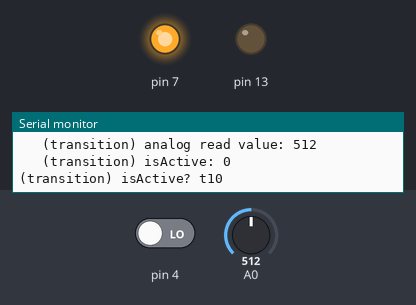
Recording of a sketch running on a simulated Arduino Uno, built with avr-gcc and run on an emulated ATmega328P. On the bench: output pins drawn as LEDs (lit = HIGH), the last lines printed to the serial monitor. The inputs (shaded band) are chosen by the test bench; at power-on: pin 4 LOW, A0 = 512.

Above: at 1.3 s.
1.4 s: pin 4 driven HIGH
At 2.46 s:
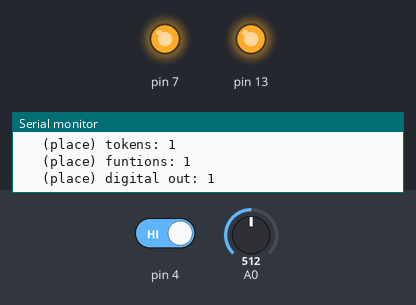
At 3.2 s:
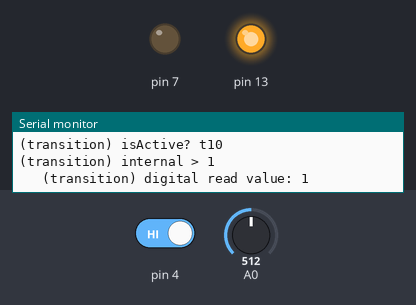
4.0 s: A0 set to 108
7.7 s: A0 set to 93
11.4 s: pin 4 driven LOW
At 11.82 s:
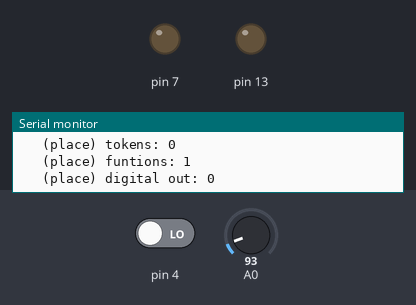
Timing chart, 0 to 14.4 s (numbered marks = the images above; inputs shaded):
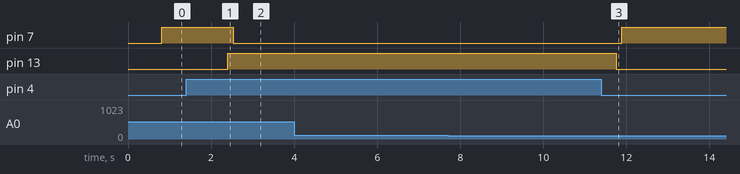

The sketch:

ArduinoPetriNet.ino
```cpp
#include <Servo.h>

#include "Helper.h"
#include "Place.h"
#include "Transition.h"

// ====== places ======
Place *place0;
Place *place1;
Place **allPlaces;
int allPlacesCount;

// ====== transitions ======
Transition *transition01;
Transition *transition10;
Transition **allTransitions;
int allTransitionsCount;


void setup()
{
  Serial.begin(9600);

  // ====== general ======
  allPlacesCount = 2;
  allPlaces = (Place**) malloc(allPlacesCount*sizeof(Place*));

  allTransitionsCount = 2;
  allTransitions = (Transition**) malloc(allTransitionsCount*sizeof(Transition*));


  // ====== places ======
  //0.
  place0 = new Place("place0", 13, digitalOut);
  place0->setCapacity(10);
  place0->setTokens(1);
  allPlaces[0] = place0;

  //1.
  place1 = new Place("place1", 7, digitalOut);
  place1->setCapacity(10);
  place1->setTokens(0);
  allPlaces[1] = place1;


  // ====== transitions ======
  // 0.
  Place **inPlacesT01 = (Place**) malloc(10*sizeof(Place*));
  inPlacesT01[0] = place0;

  Place **outPlacesT01 = (Place**) malloc(10*sizeof(Place*));
  outPlacesT01[0] = place1;

  transition01 = new Transition("t01", 0, analogIn, inPlacesT01, 1, outPlacesT01, 1);
  transition01->setAnalogTreshold(80);
  //transition01->setAnalogTresholdRange(80, 150);
  allTransitions[0] = transition01;

  // 1.
  Place **inPlacesT10 = (Place**) malloc(3*sizeof(Place*));
  inPlacesT10[0] = place1;

  Place **outPlacesT10 = (Place**) malloc(3*sizeof(Place*));
  outPlacesT10[0] = place0;

  transition10 = new Transition("t10", 4, digitalIn, inPlacesT10, 1, outPlacesT10, 1);
  allTransitions[1] = transition10;
}

void loop()
{
  for (int i = 0; i < allTransitionsCount; i++) {
    if (allTransitions[i]->isActive()) {     // todo: more facny logic
      allTransitions[i]->fire();
    }
  }

  for (int i = 0; i < allPlacesCount; i++) {
    allPlaces[i]->apply();
  }

  Serial.println("=================================================");
  delay(300);
}
```

Helper.cpp
```cpp
log(int enabled, char *str1, char *str2) {
  if (enabled) {
    Serial.print(str1); Serial.println(str2);
  }
}
```

Helper.h
```cpp
#ifndef Helper_h
#define Helper_h

#include "Arduino.h"

enum FunctionType {
  digitalIn, digitalOut, analogIn, analogOut, servo
};


#endif
```

Place.cpp
```cpp
#include "Arduino.h"
#include "Place.h"


Place::Place(char* _id)
{
  id = _id;
  extended = 0;
  tokens = 0;

  capacity = 100000;
}

Place::Place(char* _id, int _pin, FunctionType _functionType)
{
  id = _id;
  pin = _pin;
  functionType = _functionType;

  extended = 1;
  tokens = 0;

  capacity = 100000;

  Serial.print("(place) initializing -> "); Serial.print(id);  Serial.print(" -> ");


  switch (functionType) {
    case digitalIn:
      pinMode(pin, INPUT);   // not applicable -> do not initialize?
      Serial.println("digitalIn");
      break;
    case digitalOut:
      pinMode(pin, OUTPUT);
      Serial.println("digitalOut");
      break;
    case analogIn:
      // nothing to do - works out of the box
      Serial.println("analogIn");
      break;
    case analogOut:
      pinMode(pin, OUTPUT);  //yes, analog out is done through PWM
      Serial.println("analogOut");
      break;
    case servo:
     myservo.attach(pin);
     Serial.println("servo");
     break;
  }
}


void Place::apply()
{
  Serial.print("(place) applying "); Serial.println(id);
  Serial.print("   (place) capacity: "); Serial.println(capacity);
  Serial.print("   (place) tokens: "); Serial.println(tokens);
  Serial.print("   (place) funtions: "); Serial.println(functionType);
  if (!extended) return;

  switch (functionType) {
    case digitalIn:
      // not applicable
      break;

    case digitalOut:
      Serial.print("   (place) digital out: "); Serial.println(tokens > 0);
      if (tokens > 0)  digitalWrite(pin, HIGH);
      else digitalWrite(pin, LOW);
      break;

    case analogIn:
      // not applicable
      break;

    case analogOut:
      Serial.print("   (place) analog out: "); Serial.println((int)(tokens/(capacity*1.0)*255));
      analogWrite(pin, (int)(tokens/(capacity*1.0)*255));
      break;

    case servo:
      Serial.print("   (place) servo: "); Serial.println((int)(tokens/(capacity*1.0)*180));
      myservo.write((int)(tokens/(capacity*1.0)*180));
      break;
  }
}

int Place::getTokens() {
    return tokens;
}

void Place::setTokens(int _tokens) {
  if (_tokens <= capacity)  tokens = _tokens;
}

void Place::addTokens(int howMany) {
  if ((tokens + howMany) <= capacity)  tokens = tokens + howMany;
}

void Place::removeTokens(int howMany) {
  if ((tokens - howMany) >= 0)  tokens = tokens - howMany;
}

void Place::setCapacity(int _capacity) {
  capacity = _capacity;
}
```

Place.h
```cpp
#ifndef Place_h
#define Place_h

#include <Servo.h>
#include "Arduino.h"
#include "Helper.h"

class Place
{
  private:
    char *id;
    int pin;
    FunctionType functionType;
    int extended;
    int tokens;
    int capacity;

    Servo myservo;

  public:
    Place(char* id);
    Place(char* id, int _pin, FunctionType _functionType);
    void apply();
    int getTokens();
    void setTokens(int _tokens);
    void addTokens(int howMany);
    void removeTokens(int howMany);
    void setCapacity(int _capacity);
};

#endif
```

Transition.cpp
```cpp
#include "Arduino.h"
#include "Transition.h"

Transition::Transition(char* _id, Place **_inPlaces, int _inPlacesCount, Place **_outPlaces, int _outPlacesCount)
{
  id = _id;
  extended = 0;

  inPlaces = _inPlaces;
  inPlacesCount = _inPlacesCount;
  outPlaces = _outPlaces;
  outPlacesCount = _outPlacesCount;

  analogTreshold = -1;
  analogTresholdRangeLow = -1;
  analogTresholdRangeHigh = -1;
}


Transition::Transition(char* _id, int _pin, FunctionType _functionType, Place **_inPlaces, int _inPlacesCount, Place **_outPlaces, int _outPlacesCount)
{
  id = _id;
  pin = _pin;
  extended = 1;
  functionType = _functionType;

  inPlaces = _inPlaces;
  inPlacesCount = _inPlacesCount;
  outPlaces = _outPlaces;
  outPlacesCount = _outPlacesCount;

  analogTreshold = -1;
  analogTresholdRangeLow = -1;
  analogTresholdRangeHigh = -1;

  Serial.print("(transition) initializing -> "); Serial.print(id);  Serial.print(" -> ");

  switch (functionType) {
    case digitalIn:
      pinMode(pin, INPUT);
      Serial.println("digitalIn");
      break;
    case digitalOut:
      // what?
      pinMode(pin, OUTPUT);
      Serial.println("digitalOut");
      break;
    case analogIn:
      // nothing to do - works out of the box
      Serial.println("analogIn");
      break;
    case analogOut:
      // what?
      pinMode(pin, OUTPUT);  //yes, analog out is done through PWM
      Serial.println("analogOut");
      break;
  }
}

void Transition::fire()
{
  Serial.print("(transition) firing "); Serial.println(id);
  Serial.print("   (transition) funtions: "); Serial.println(functionType);
  Serial.print("   (transition) inPlacesCount: "); Serial.println(inPlacesCount);
  Serial.print("   (transition) outPlacesCount: "); Serial.println(outPlacesCount);

  for (int i = 0; i < inPlacesCount; i++) {
    inPlaces[i]->removeTokens(1);
  }
  // delay ?

  for (int i = 0; i < outPlacesCount; i++) {
    outPlaces[i]->addTokens(1);
  }
}

int Transition::isActive()
{
  Serial.print("(transition) isActive? "); Serial.println(id);
  int internalTriggerActive = 0;

  // internal guard
  internalTriggerActive = 1;
  for (int i = 0; i < inPlacesCount; i++) {
    if (inPlaces[i]->getTokens() < 1) internalTriggerActive = 0;
  }
  Serial.print("(transition) internal > "); Serial.println(internalTriggerActive);
  if (!extended) {
    return internalTriggerActive;
  }

  // external guard
  int readValue;
  int externalTriggerActive = 0;
  switch (functionType) {
    case digitalIn:
      readValue = digitalRead(pin);
      Serial.print("   (transition) digital read value: "); Serial.println(readValue);
      if(readValue == 1) externalTriggerActive = 1;
      break;

    case digitalOut:
      // what?
      break;

    case analogIn:
      readValue = analogRead(pin);
      Serial.print("   (transition) analog read value: "); Serial.println(readValue);
      if((analogTreshold != -1) && (readValue > analogTreshold)) externalTriggerActive = 1;
      if((analogTresholdRangeLow != -1) && (analogTresholdRangeLow < readValue) && (readValue < analogTresholdRangeHigh)) externalTriggerActive = 1;
      break;

    case analogOut:
      // what?
      break;
  }
  Serial.print("   (transition) isActive: "); Serial.println(internalTriggerActive && externalTriggerActive);
  return internalTriggerActive && externalTriggerActive;
}

void Transition::setAnalogTreshold(int _analogTreshold) {
  analogTreshold = _analogTreshold;
  Serial.print("(transition) setting analogTreshold: "); Serial.println(analogTreshold);
}

void Transition::setAnalogTresholdRange(int _analogTresholdRangeLow, int _analogTresholdRangeHigh) {
  analogTresholdRangeLow = _analogTresholdRangeLow;
  analogTresholdRangeHigh = _analogTresholdRangeHigh;
  Serial.print("(transition) setting analogTresholdRange: "); Serial.print(analogTresholdRangeLow);Serial.print(" - ");Serial.println(analogTresholdRangeHigh);
}
```

Transition.h
```cpp
#ifndef Transition_h
#define Transition_h

#include "Arduino.h"
#include "Helper.h"
#include "Place.h"

class Transition
{
  private:
    char *id;
    int pin;
    FunctionType functionType;
    int extended;

    Place **inPlaces;
    int inPlacesCount;
    Place **outPlaces;
    int outPlacesCount;
    int analogTreshold;
    int analogTresholdRangeLow;
    int analogTresholdRangeHigh;

  public:
    Transition(char* id, Place **_inPlaces, int _inPlacesCount, Place **_outPlaces, int _outPlacesCount);
    Transition(char* id, int _pin, FunctionType _functionType, Place **_inPlaces, int _inPlacesCount, Place **_outPlaces, int _outPlacesCount);
    void fire();
    int isActive();
    void setAnalogTreshold(int _analogTreshold);
    void setAnalogTresholdRange(int _analogTresholdRangeLow, int _analogTresholdRangeHigh);
};

#endif
```

Measured:
- after the input at 1.4 s, pin 7: HIGH → LOW after 1.1 s; pin 13: LOW → HIGH after 1.0 s
- after the input at 11.4 s, pin 7: LOW → HIGH after 0.49 s; pin 13: HIGH → LOW after 0.36 s
